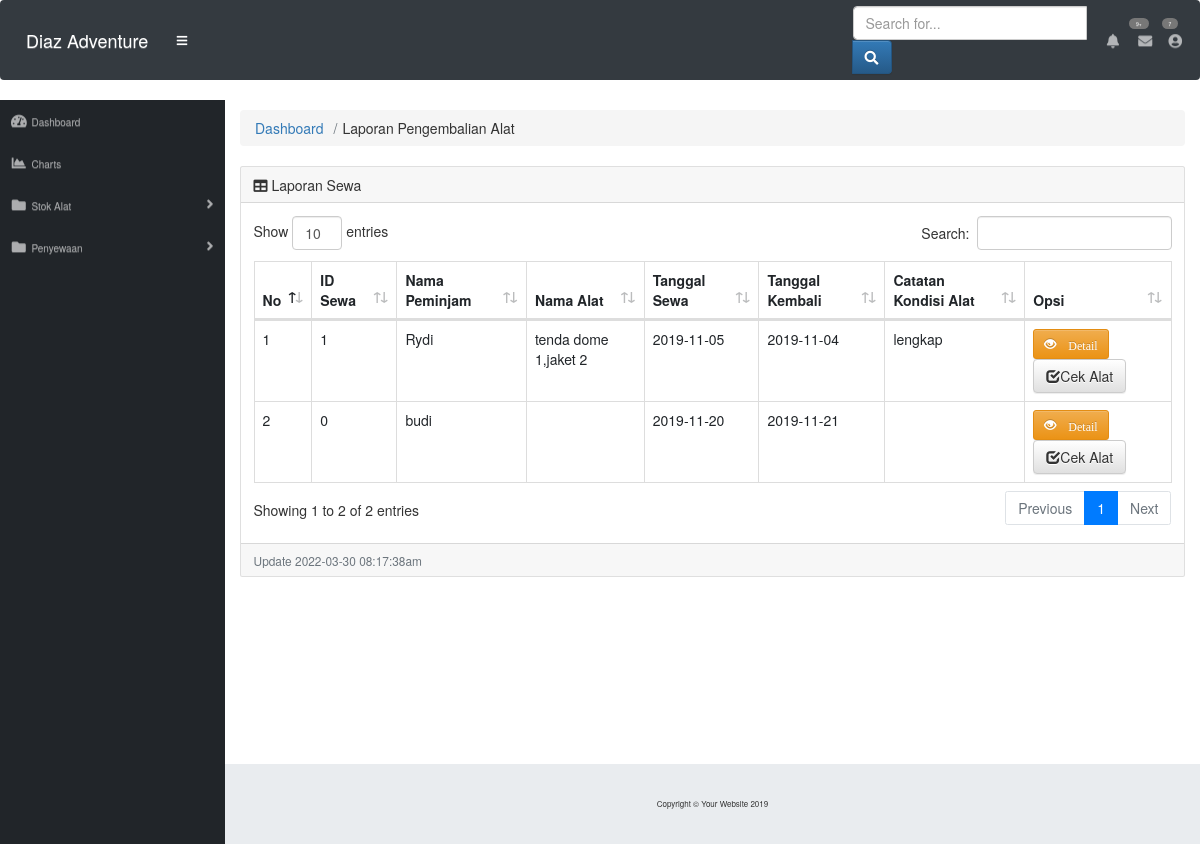
The app's page /index.php/pengembalian_gudang with its own data.
### tables this page shows
CREATE TABLE `pengembalian` (
  `ID_pengembalian` int(11) NOT NULL,
  `nama_alat` varchar(255) NOT NULL,
  `tgl_penyewaan` date NOT NULL,
  `tgl_pengembalian` date NOT NULL,
  `deskripsi_kondisi_alat` text NOT NULL,
  `ID_sewa` int(11) NOT NULL,
  `status_pengembalian` varchar(80) NOT NULL,
  `nama` varchar(80) NOT NULL,
  `jumlah_alat` int(80) NOT NULL
);

### application/controllers/Pengembalian_gudang.php (called while the page is built, shortened)
<?php
class Pengembalian_gudang extends CI_Controller {
	 function __construct(){
		$this->load->model('m_pengembalian_gudang');
        $this->load->helper('url');
	}
	public function index()
	{
		$this->load->model('m_pengembalian_gudang');
		$data = array(
			'pengembalian'=>$this->m_pengembalian_gudang->ambil()->result_array(),
		);
		$this->load->view('gudang/v_laporan_kembali',$data);
	}
}

### index.php (called while the page is built, shortened)
<?php
require_once BASEPATH.'core/CodeIgniter.php';

### application/models/m_pengembalian_gudang.php (called while the page is built, shortened)
<?php
class M_pengembalian_gudang extends CI_Model {
 public function Ambil($where= "") {
      $data = $this->db->query('select * from pengembalian '.$where);
      return $data;
  }
}

### application/views/gudang/v_laporan_kembali.php (the view, shortened to what this page needs)
<!DOCTYPE html>
<html lang="en">
<head>
  <link href="<?php echo base_url().'assets/sbadmin/vendor/fontawesome-free/css/all.min.css'?>" rel="stylesheet" type="text/css">
  <link href="<?php echo base_url().'assets/sbadmin/vendor/datatables/dataTables.bootstrap4.css'?>" rel="stylesheet" >
  <link href="<?php echo base_url().'assets/sbadmin/css/sb-admin.css'?>" rel="stylesheet">
	<link rel="stylesheet" href="https://maxcdn.bootstrapcdn.com/bootstrap/3.3.6/css/bootstrap.min.css">
	<link rel="stylesheet" href="https://maxcdn.bootstrapcdn.com/bootstrap/3.3.6/css/bootstrap-theme.min.css">
</head>
	<body id="page-top">
	<nav class="navbar navbar-expand navbar-dark bg-dark static-top">
    <a class="navbar-brand mr-1" href="index.html">Diaz Adventure</a>
    <button class="btn btn-link btn-sm text-white order-1 order-sm-0" id="sidebarToggle" href="#">
      <i class="fas fa-bars"></i>
    </button>
    <form class="d-none d-md-inline-block form-inline ml-auto mr-0 mr-md-3 my-2 my-md-0">
      <div class="input-group">
      <input type="text" class="form-control" placeholder="Search for..." aria-label="Search" aria-describedby="basic-addon2">
      <div class="input-group-append">
        <button class="btn btn-primary" type="button">
        <i class="fas fa-search"></i>
        </button>
        </div>
      </div>
    </form>
    <ul class="navbar-nav ml-auto ml-md-0">
      <li class="nav-item dropdown no-arrow mx-1">
        <a class="nav-link dropdown-toggle" href="#" id="alertsDropdown" role="button" data-toggle="dropdown" aria-haspopup="true" aria-expanded="false">
        <i class="fas fa-bell fa-fw"></i>
        <span class="badge badge-danger">9+</span>
        </a>
      </li>
      <li class="nav-item dropdown no-arrow mx-1">
        <a class="nav-link dropdown-toggle" href="#" id="messagesDropdown" role="button" data-toggle="dropdown" aria-haspopup="true" aria-expanded="false">
          <i class="fas fa-envelope fa-fw"></i>
          <span class="badge badge-danger">7</span>
        </a>
      </li>
      <li class="nav-item dropdown no-arrow">
        <a class="nav-link dropdown-toggle" href="#" id="userDropdown" role="button" data-toggle="dropdown" aria-haspopup="true" aria-expanded="false">
          <i class="fas fa-user-circle fa-fw"></i>
        </a>
      </li>
    </ul>
</nav>
	<div id="wrapper">
    <ul class="sidebar navbar-nav">
      <li class="nav-item ">
        <a class="nav-link" href="<?php echo site_url('Dasboard/index') ?>">
          <i class="fas fa-fw fa-tachometer-alt"></i>
          <span>Dashboard</span>
        </a>
      </li>
	  <li class="nav-item">
        <a class="nav-link" href="charts.html">
          <i class="fas fa-fw fa-chart-area"></i>
          <span>Charts</span></a>
      </li>
      <li class="nav-item dropdown">
        <a class="nav-link dropdown-toggle" href="#" id="pagesDropdown" role="button" data-toggle="dropdown" aria-haspopup="true" aria-expanded="false">
          <i class="fas fa-fw fa-folder"></i>
          <span>Stok Alat</span>
        </a>
      </li>
      <li class="nav-item dropdown">
        <a class="nav-link dropdown-toggle" href="#" id="pagesDropdown" role="button" data-toggle="dropdown" aria-haspopup="true" aria-expanded="false">
          <i class="fas fa-fw fa-folder"></i>
          <span>Penyewaan</span>
        </a>
      </li>
    </ul>
		     <div id="content-wrapper">
    <div class="container-fluid">
        <ol class="breadcrumb">
          <li class="breadcrumb-item">
            <a href="#">Dashboard</a>
          </li>
          <li class="breadcrumb-item ">Laporan Pengembalian Alat</li>
        </ol>
   <div class="card mb-3">
          <div class="card-header">
            <i class="fas fa-table"></i>
            Laporan Sewa</div>
          <div class="card-body">
            <div class="table-responsive">
              <table class="table table-bordered" id="dataTable" width="100%" cellspacing="0">
                <thead>
                  <tr>
						<th>No   </th>
						<th>ID Sewa </th>
                        <th>Nama Peminjam  </th>
                        <th>Nama Alat </th>
						<th>Tanggal Sewa </th>
						<th>Tanggal Kembali</th>
						<th>Catatan Kondisi Alat </th>
                        <th>Opsi</th>
                  </tr>
                </thead>
                <tbody>
                  <?php
                          $no = 0;
                           foreach($pengembalian as $rak) { $no++?>
                            <tr>
                                <td><?php echo $no; ?></td>
								<td><?php echo $rak['ID_sewa']; ?></td>
                                <td><?php echo $rak['nama']; ?></td>
                                <td><?php echo $rak['nama_alat']; ?></td>
                                <td><?php echo $rak['tgl_penyewaan']; ?></td>
                                <td><?php echo $rak['tgl_pengembalian']; ?></td>
								<td><?php echo $rak['deskripsi_kondisi_alat']; ?></td>
								<td>
                                <a class='btn btn-warning btn-sm' title='Lihat' href="<?php echo base_url() ?>Pengembalian_gudang/tampil/<?php echo $rak['ID_pengembalian']; ?>"><span class="glyphicon glyphicon-eye-open"> Detail</a>
                                <a class='btn btn-default btn-sm"' title='Cek Alat' href="<?php echo base_url();?>Pengembalian_gudang/cek/<?php echo $rak['ID_pengembalian']; ?>"><span class="glyphicon glyphicon-check"></span>Cek Alat</a>
                                 </td>
                            <?php }?>
                            </tr>
                </tbody>
              </table>
            </div>
          </div>
          <div class="card-footer small text-muted"><?php echo "Update " . date("Y-m-d h:i:sa") . "<br>";?></div>
        </div>
      </div>
      <footer class="sticky-footer">
        <div class="container my-auto">
          <div class="copyright text-center my-auto">
            <span>Copyright © Your Website 2019</span>
          </div>
        </div>
      </footer>
    </div>
      <footer class="sticky-footer">
        <div class="container my-auto">
          <div class="copyright text-center my-auto">
            <span>Copyright © Your Website 2019</span>
          </div>
        </div>
      </footer>
    </div>
  </body>
</html>

### records on screen
pengembalian: ID_sewa "1", nama "Rydi", nama_alat "tenda dome 1,jaket 2", tgl_penyewaan "2019-11-05", tgl_pengembalian "2019-11-04", deskripsi_kondisi_alat "lengkap"
pengembalian: ID_sewa "0", nama "budi", tgl_penyewaan "2019-11-20", tgl_pengembalian "2019-11-21"
